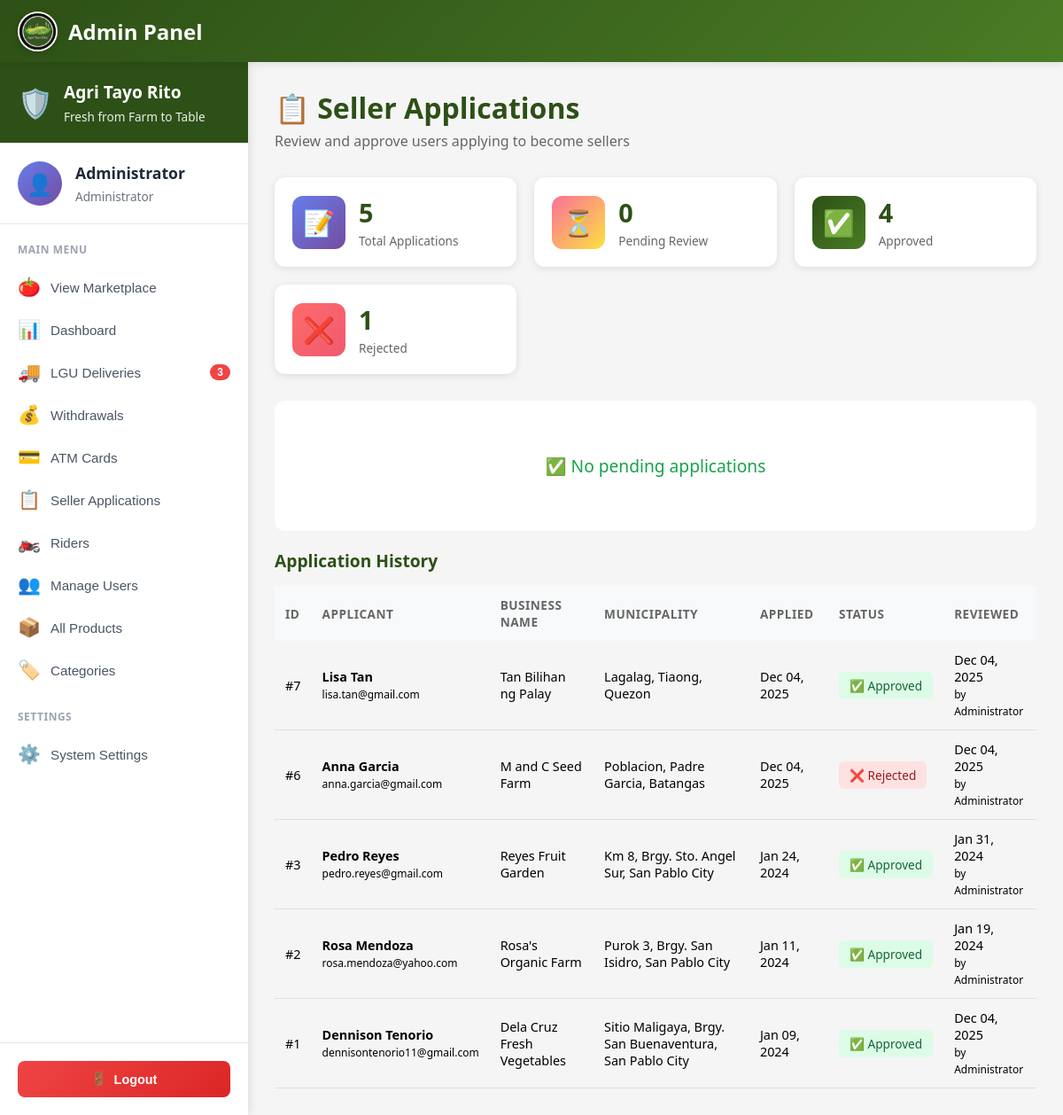
The page /public/profile/admin/applications (signed in) on the database as committed earlier.
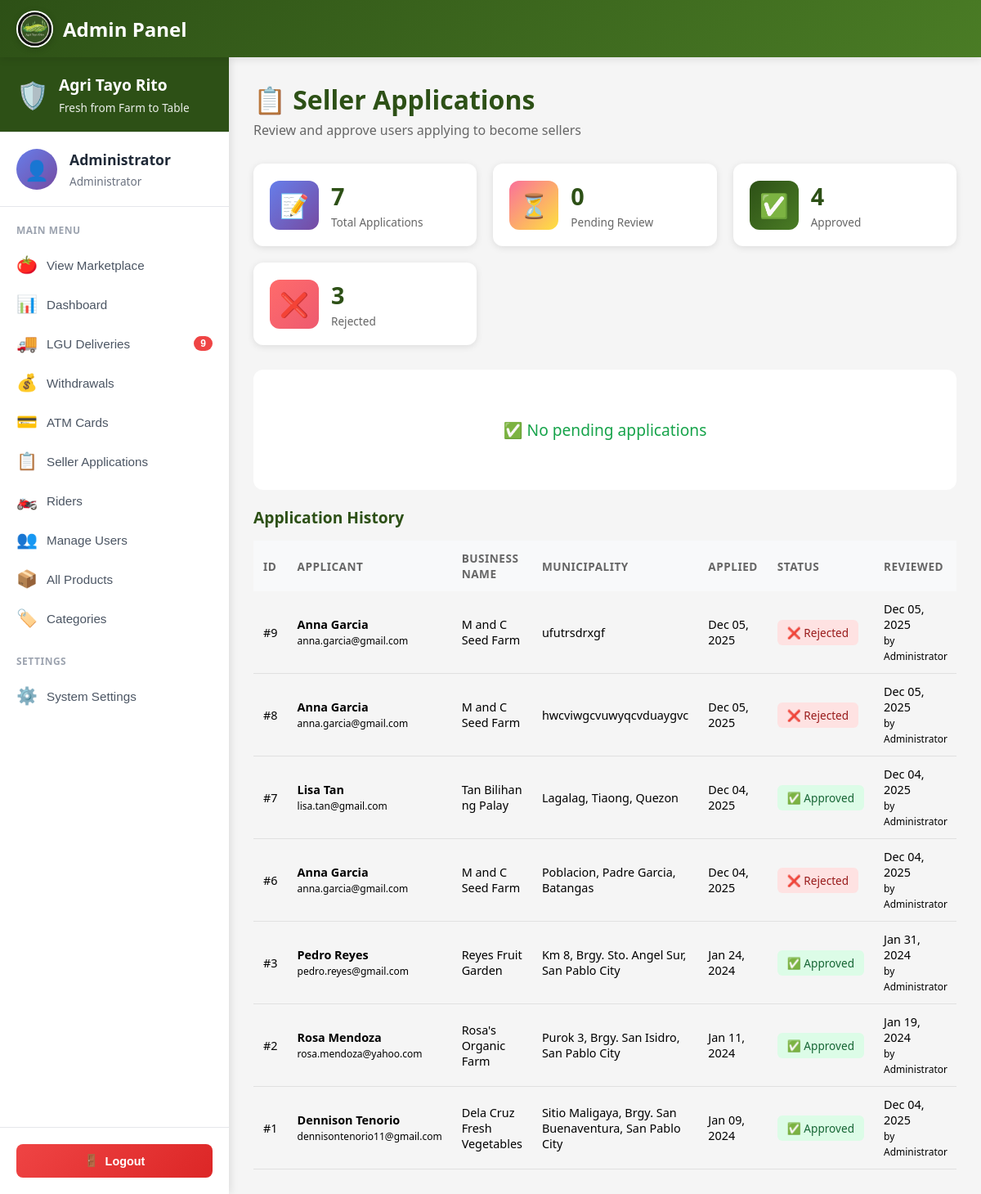
The same page on the database as committed later.
### tables this page shows
CREATE TABLE `seller_applications` (
  `applicationID` int(11) NOT NULL,
  `userID` int(11) NOT NULL,
  `business_name` varchar(255) NOT NULL,
  `business_address` text NOT NULL,
  `business_permit` varchar(255) DEFAULT NULL,
  `application_status` enum('pending','approved','rejected') DEFAULT 'pending',
  `applied_at` timestamp NOT NULL DEFAULT current_timestamp(),
  `reviewed_at` timestamp NULL DEFAULT NULL,
  `reviewed_by` int(11) DEFAULT NULL
);

CREATE TABLE `users` (
  `userID` int(11) NOT NULL,
  `email` varchar(255) NOT NULL,
  `profile_image` varchar(500) DEFAULT NULL,
  `password_hash` varchar(255) NOT NULL,
  `full_name` varchar(200) NOT NULL,
  `phone` varchar(20) DEFAULT NULL,
  `avatar` varchar(255) DEFAULT '/images/avatars/avt1.jpg',
  `role` enum('buyer','seller','admin') DEFAULT 'buyer',
  `is_active` tinyint(1) DEFAULT 1,
  `created_at` timestamp NOT NULL DEFAULT current_timestamp(),
  `updated_at` timestamp NOT NULL DEFAULT current_timestamp() ON UPDATE current_timestamp()
);

### app/models/SellerApplication.php (called while the page is built, shortened)
<?php
require_once __DIR__ . '/../../config/database.php';
class SellerApplication
{
    private $conn;
    private $table = 'seller_applications';
    public function __construct()
    {
        $database = new Database();
        $this->conn = $database->connect();
    }
    public function getAllApplications($filters = [], $limit = 50, $offset = 0)
{
    $query = "SELECT sa.*,
                u.full_name, u.email, u.phone,
                reviewer.full_name as reviewed_by_name
         FROM {$this->table} sa
         JOIN users u ON sa.userID = u.userID
         LEFT JOIN users reviewer ON sa.reviewed_by = reviewer.userID
         WHERE 1=1";
    $params = [];
    if (!empty($filters['status'])) {
        $query .= " AND sa.application_status = ?";
        $params[] = $filters['status'];
    }
    $sortOptions = [
        'newest' => 'sa.applied_at DESC',
        'oldest' => 'sa.applied_at ASC',
        'name' => 'u.full_name ASC',
        'business' => 'sa.business_name ASC'
    ];
    $sortBy = $filters['sort'] ?? 'newest';
    $query .= " ORDER BY " . ($sortOptions[$sortBy] ?? $sortOptions['newest']);
    $query .= " LIMIT ? OFFSET ?";
    $stmt = $this->conn->prepare($query);
    foreach ($params as $index => $param) {
        $stmt->bindValue($index + 1, $param);
    }
    $stmt->bindValue(count($params) + 1, (int)$limit, PDO::PARAM_INT);
    $stmt->bindValue(count($params) + 2, (int)$offset, PDO::PARAM_INT);
    $stmt->execute();
    return $stmt->fetchAll(PDO::FETCH_ASSOC);
}
}

### config/database.php (called while the page is built)
<?php
class Database
{
    private $host = "localhost";
    private $user = "root";
    private $pass = "";
    private $dbname = "agri_db";
    private $conn;
    public function connect()
    {
        if ($this->conn === null) {
            try {
                $dsn = "mysql:host={$this->host};dbname={$this->dbname};charset=utf8mb4";
                $this->conn = new PDO($dsn, $this->user, $this->pass);
                $this->conn->setAttribute(PDO::ATTR_ERRMODE, PDO::ERRMODE_EXCEPTION);
            } catch (PDOException $e) {
                die("Database Error: " . $e->getMessage());
            }
        }
        return $this->conn;
    }
}

### app/views/profile/admin/applications.php (the view, shortened to what the rows shown need)
<?php
require_once __DIR__ . '/../../../../config/config.php';
require_once __DIR__ . '/../../../../config/database.php';
require_once __DIR__ . '/../../../models/SellerApplication.php';
$applicationModel = new SellerApplication();
$allApplications = $applicationModel->getAllApplications(['sort' => 'newest'], 50, 0);
?>
<!DOCTYPE html>
<html lang="en">
<head>
    <link rel="stylesheet" href="<?php echo BASE_URL; ?>css/responsive.css">
    <link rel="stylesheet" href="<?php echo BASE_URL; ?>css/admin/dashboard.css">
</head>
<body>
    <?php
    require_once __DIR__ . '/admin-nav.php';
    ?>
    <main class="main-content">
        <div class="page-header">
            <h1 class="page-title">📋 Seller Applications</h1>
        </div>
        <section class="history-section">
            <div class="section-header">
                <h2 class="section-title">Application History</h2>
            </div>
            <div class="table-container">
                <table class="data-table">
                    <thead>
                        <tr>
                            <th>ID</th>
                            <th>Applicant</th>
                            <th>Business Name</th>
                            <th>Municipality</th>
                            <th>Applied</th>
                            <th>Status</th>
                            <th>Reviewed</th>
                        </tr>
                    </thead>
                    <tbody>
                        <?php foreach ($allApplications as $app): ?>
                            <tr>
                                <td>#<?php echo $app['applicationID']; ?></td>
                                <td>
                                    <div><strong><?php echo htmlspecialchars($app['full_name']); ?></strong></div>
                                    <small><?php echo htmlspecialchars($app['email']); ?></small>
                                </td>
                                <td><?php echo htmlspecialchars($app['business_name']); ?></td>
                                <td><?php echo htmlspecialchars($app['business_address']); ?></td>
                                <td><?php echo date('M d, Y', strtotime($app['applied_at'])); ?></td>
                                <td>
                                    <?php if ($app['application_status'] === 'pending'): ?>
                                        <span class="status-badge pending">⏳ Pending</span>
                                    <?php elseif ($app['application_status'] === 'approved'): ?>
                                        <span class="status-badge approved">✅ Approved</span>
                                    <?php else: ?>
                                        <span class="status-badge rejected">❌ Rejected</span>
                                    <?php endif; ?>
                                </td>
                                <td>
                                    <?php if ($app['reviewed_at']): ?>
                                        <?php echo date('M d, Y', strtotime($app['reviewed_at'])); ?>
                                        <?php if ($app['reviewed_by_name']): ?>
                                            <br><small>by <?php echo htmlspecialchars($app['reviewed_by_name']); ?></small>
                                        <?php endif; ?>
                                    <?php else: ?>
                                        <span class="text-muted">-</span>
                                    <?php endif; ?>
                                </td>
                            </tr>
                        <?php endforeach; ?>
                    </tbody>
                </table>
            </div>
        </section>
    </main>
</body>
</html>

Rows that differ between the two databases and show on the page:
added seller_applications: applicationID "9", userID.full_name "Anna Garcia", userID.email "anna.garcia@gmail.com", business_name "M and C Seed Farm", business_address "ufutrsdrxgf", applied_at "Dec 05, 2025", application_status "❌ Rejected", reviewed_at "Dec 05, 2025", reviewed_by.full_name "Administrator"
added seller_applications: applicationID "8", userID.full_name "Anna Garcia", userID.email "anna.garcia@gmail.com", business_name "M and C Seed Farm", business_address "hwcviwgcvuwyqcvduaygvc", applied_at "Dec 05, 2025", application_status "❌ Rejected", reviewed_at "Dec 05, 2025", reviewed_by.full_name "Administrator"
Other text that changed with them:
$pending_pickups: "3" → "9"
$stats['total_applications']: "5" → "7"
$stats['rejected']: "1" → "3"
